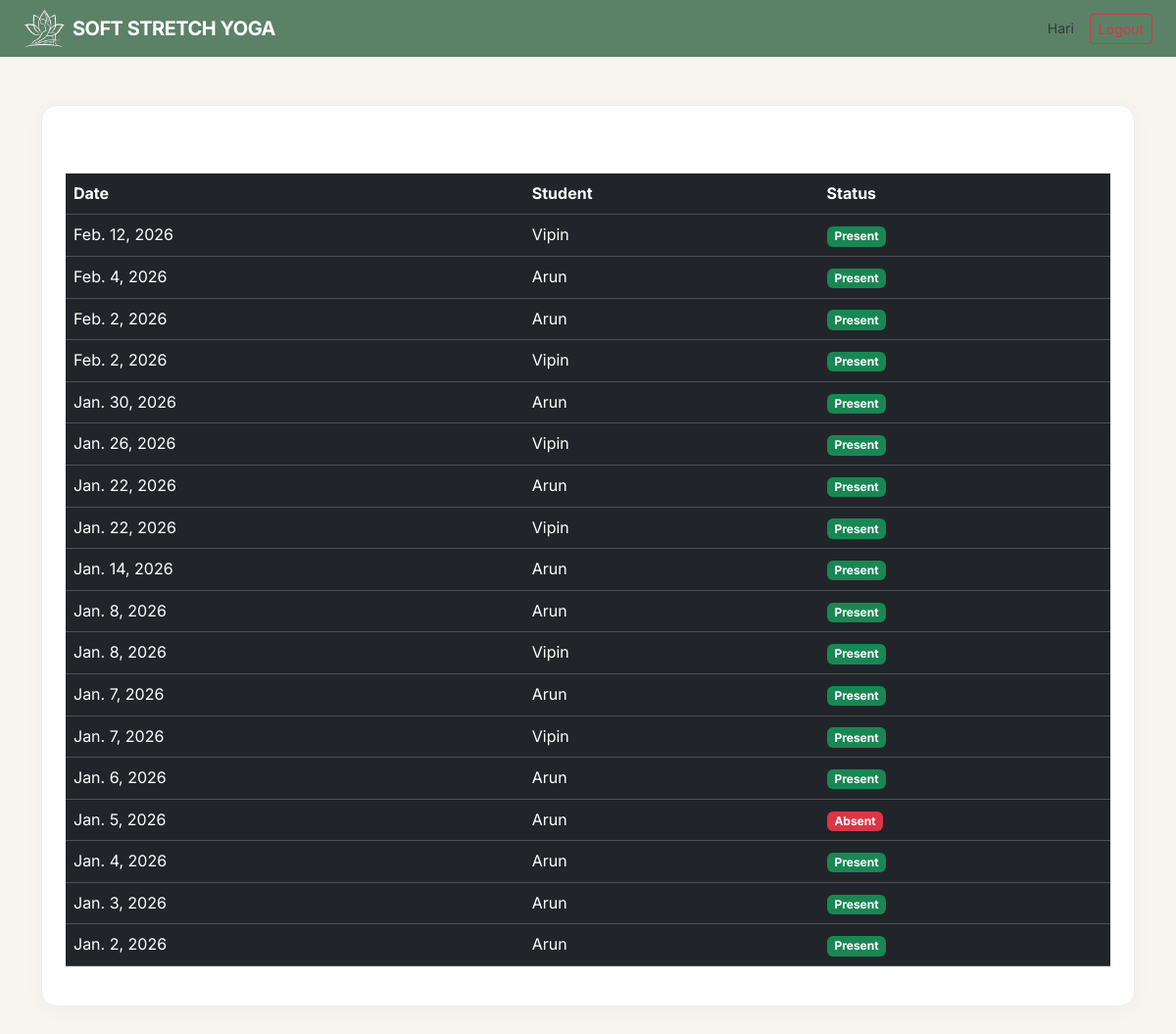
Screenshot of /instructor/attendance-history/ (signed in) with the database file from the repository.
### instructors/models.py (models this page shows)
class Attendance(models.Model):
    student = models.ForeignKey(StudentProfile, on_delete=models.CASCADE)
    date = models.DateField()
    present = models.BooleanField(default=True)
    class Meta:
        unique_together = ('student', 'date')

### students/models.py (models this page shows, shortened)
class StudentProfile(models.Model):
    user = models.OneToOneField(User, on_delete=models.CASCADE)
    photo = models.ImageField(upload_to='students/photos/', blank=True, null=True)
    age = models.PositiveIntegerField(blank=True, null=True)
    phone = models.CharField(max_length=15, blank=True, null=True)
    progress_score = models.FloatField(default=0)
    ai_status = models.CharField(max_length=50, default='Pending')
    created_at = models.DateTimeField(auto_now_add=True)

### instructors/views.py (the view)
# urls.py: path('attendance-history/', views.attendance_history, name='attendance_history'),
@login_required
def attendance_history(request):
    instructor = get_object_or_404(InstructorProfile, user=request.user)
    records = Attendance.objects.filter(
        student__instructorstudent__instructor=instructor
    ).order_by('-date')
    return render(
        request,
        'instructors/attendance_history.html',
        {'records': records}
    )

### instructors/templates/instructors/attendance_history.html (shortened to what this page needs)
{% extends 'base.html' %}
{% load static %}
{% block content %}
<link rel="stylesheet" href="{% static 'css/dashboard.css' %}">
<div class="glass-card p-4">
    <h4 class="text-white mb-3">Attendance History</h4>
    <table class="table table-dark table-hover align-middle">
        <thead>
            <tr class="text-secondary">
                <th>Date</th>
                <th>Student</th>
                <th>Status</th>
            </tr>
        </thead>
        <tbody>
        {% for r in records %}
            <tr>
                <td>{{ r.date }}</td>
                <td>{{ r.student.user.username }}</td>
                <td>
                    {% if r.present %}
                        <span class="badge bg-success">Present</span>
                    {% else %}
                        <span class="badge bg-danger">Absent</span>
                    {% endif %}
                </td>
            </tr>
        {% endfor %}
        </tbody>
    </table>
</div>
{% endblock %}

### templates/base.html (shortened to what this page needs)
{% load static %}
<!DOCTYPE html>
<html lang="en">
<head>
    <link href="https://cdn.jsdelivr.net/npm/bootstrap@5.3.2/dist/css/bootstrap.min.css" rel="stylesheet">
    <link rel="stylesheet" href="{% static 'css/style.css' %}">
    <link rel="stylesheet" href="{% static 'css/auth.css' %}">
</head>
<body>
<nav class="navbar px-4 py-2">
    <a href="/" class="logo-link d-flex align-items-center gap-2 text-decoration-none">
        <img style height="40px"src="{% static 'frontend/media/logo1.png' %}" alt="Soft Stretch Yoga Logo" class="nav-logo-img">
        <span class="navbar-brand mb-0">SOFT STRETCH YOGA</span>
    </a>
    <div class="ms-auto d-flex align-items-center gap-3">
        {% if user.is_authenticated %}
            <span class="text-muted small">{{ user.username }}</span>
            <a href="{% url 'logout' %}" class="btn btn-sm btn-outline-danger">
            </a>
        {% endif %}
    </div>
</nav>
<div class="container py-5">
    {% block content %}{% endblock %}
</div>
</body>
</html>

### static/css/style.css (style rules this page uses)
.navbar { -webkit-font-smoothing: antialiased; text-rendering: optimizeLegibility; }

### static/css/dashboard.css (style rules this page uses)
:root { --sage-brand: #5B8266; --sage-light: #889D8B; --cream-bg: #F8F5F0; --earth-brown: #4B3F35; --charcoal: #3D3D3D; --white: #FFFFFF; --border-soft: #E8F0EB; }
body { background-color: var(--cream-bg); color: var(--charcoal); font-family: 'Inter', sans-serif; line-height: 1.6; }
.navbar { background-color: var(--sage-brand) !important; border-bottom: 1px solid var(--border-soft); padding: 1rem 0; }
.navbar-brand { color: var(--white) !important; font-weight: 700; letter-spacing: -0.5px; }
.glass-card { background-color: var(--white); border: 1px solid var(--border-soft); border-radius: 16px; color: var(--charcoal) !important; box-shadow: 0 4px 20px rgba(0, 0, 0, 0.03); overflow: hidden; }
h1, h2, h3, h4, h5, h6 { color: var(--charcoal); font-weight: 600; }
.text-secondary { color: var(--sage-light) !important; }

### rows the page displays
Attendance: date "Feb. 12, 2026", student.user.username "Vipin", present "Present"
Attendance: date "Feb. 4, 2026", student.user.username "Arun", present "Present"
Attendance: date "Feb. 2, 2026", student.user.username "Arun", present "Present"
Attendance: date "Feb. 2, 2026", student.user.username "Vipin", present "Present"
Attendance: date "Jan. 30, 2026", student.user.username "Arun", present "Present"
Attendance: date "Jan. 26, 2026", student.user.username "Vipin", present "Present"
Attendance: date "Jan. 22, 2026", student.user.username "Arun", present "Present"
Attendance: date "Jan. 22, 2026", student.user.username "Vipin", present "Present"
Attendance: date "Jan. 14, 2026", student.user.username "Arun", present "Present"
Attendance: date "Jan. 8, 2026", student.user.username "Arun", present "Present"
Attendance: date "Jan. 8, 2026", student.user.username "Vipin", present "Present"
Attendance: date "Jan. 7, 2026", student.user.username "Arun", present "Present"
Attendance: date "Jan. 7, 2026", student.user.username "Vipin", present "Present"
Attendance: date "Jan. 6, 2026", student.user.username "Arun", present "Present"
Attendance: date "Jan. 5, 2026", student.user.username "Arun", present "Absent"
Attendance: date "Jan. 4, 2026", student.user.username "Arun", present "Present"
Attendance: date "Jan. 3, 2026", student.user.username "Arun", present "Present"
Attendance: date "Jan. 2, 2026", student.user.username "Arun", present "Present"

### other values shown
{{ user.username }} "Hari"
